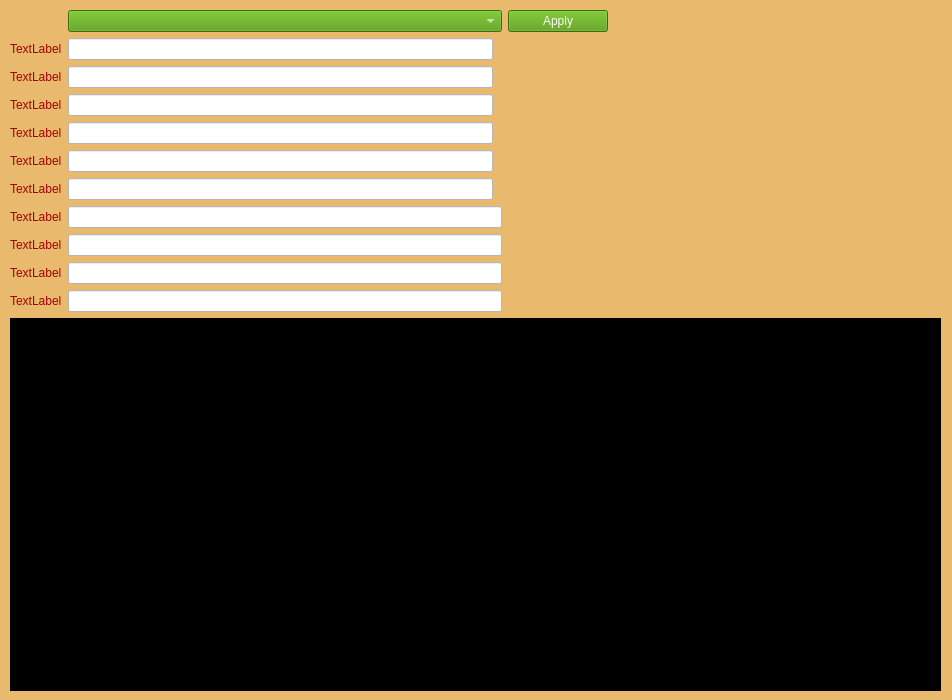
<?xml version="1.0" encoding="UTF-8"?>
<ui version="4.0">
 <class>CliGui</class>
 <widget class="QWidget" name="CliGui">
  <property name="geometry">
   <rect>
    <x>0</x>
    <y>0</y>
    <width>952</width>
    <height>700</height>
   </rect>
  </property>
  <property name="windowTitle">
   <string>Komodo-cli GUI</string>
  </property>
  <property name="styleSheet">
   <string notr="true">background-color: rgb(233, 185, 110);
color: rgb(164, 0, 0);</string>
  </property>
  <widget class="QWidget" name="gridWidget" native="true">
   <property name="geometry">
    <rect>
     <x>10</x>
     <y>10</y>
     <width>931</width>
     <height>681</height>
    </rect>
   </property>
   <layout class="QGridLayout" name="gridLayout">
    <item row="17" column="0" colspan="3">
     <widget class="QTextBrowser" name="textBrowser">
      <property name="styleSheet">
       <string notr="true">color: rgb(238, 238, 236);
background-color: rgb(0, 0, 0);</string>
      </property>
     </widget>
    </item>
    <item row="9" column="0">
     <widget class="QLabel" name="label_5">
      <property name="text">
       <string>TextLabel</string>
      </property>
     </widget>
    </item>
    <item row="10" column="0">
     <widget class="QLabel" name="label_6">
      <property name="text">
       <string>TextLabel</string>
      </property>
     </widget>
    </item>
    <item row="3" column="0">
     <widget class="QLabel" name="label_1">
      <property name="text">
       <string>TextLabel</string>
      </property>
     </widget>
    </item>
    <item row="6" column="0">
     <widget class="QLabel" name="label_4">
      <property name="text">
       <string>TextLabel</string>
      </property>
     </widget>
    </item>
    <item row="5" column="0">
     <widget class="QLabel" name="label_3">
      <property name="text">
       <string>TextLabel</string>
      </property>
     </widget>
    </item>
    <item row="4" column="0">
     <widget class="QLabel" name="label_2">
      <property name="text">
       <string>TextLabel</string>
      </property>
     </widget>
    </item>
    <item row="3" column="1">
     <widget class="QLineEdit" name="lineEdit_1">
      <property name="maximumSize">
       <size>
        <width>425</width>
        <height>16777215</height>
       </size>
      </property>
      <property name="styleSheet">
       <string notr="true">background-color: rgb(255, 255, 255);
color: rgb(164, 0, 0);</string>
      </property>
     </widget>
    </item>
    <item row="4" column="1">
     <widget class="QLineEdit" name="lineEdit_2">
      <property name="maximumSize">
       <size>
        <width>425</width>
        <height>16777215</height>
       </size>
      </property>
      <property name="styleSheet">
       <string notr="true">background-color: rgb(255, 255, 255);
color: rgb(164, 0, 0);</string>
      </property>
     </widget>
    </item>
    <item row="5" column="1">
     <widget class="QLineEdit" name="lineEdit_3">
      <property name="maximumSize">
       <size>
        <width>425</width>
        <height>16777215</height>
       </size>
      </property>
      <property name="styleSheet">
       <string notr="true">background-color: rgb(255, 255, 255);
color: rgb(164, 0, 0);</string>
      </property>
     </widget>
    </item>
    <item row="6" column="1">
     <widget class="QLineEdit" name="lineEdit_4">
      <property name="maximumSize">
       <size>
        <width>425</width>
        <height>16777215</height>
       </size>
      </property>
      <property name="styleSheet">
       <string notr="true">background-color: rgb(255, 255, 255);
color: rgb(164, 0, 0);</string>
      </property>
     </widget>
    </item>
    <item row="0" column="1">
     <widget class="QComboBox" name="comboBox">
      <property name="maximumSize">
       <size>
        <width>450</width>
        <height>16777215</height>
       </size>
      </property>
      <property name="styleSheet">
       <string notr="true">color: rgb(252, 249, 249);
background-color: rgb(78, 154, 6);
alternate-background-color: rgb(186, 189, 182);</string>
      </property>
     </widget>
    </item>
    <item row="9" column="1">
     <widget class="QLineEdit" name="lineEdit_5">
      <property name="maximumSize">
       <size>
        <width>425</width>
        <height>16777215</height>
       </size>
      </property>
      <property name="styleSheet">
       <string notr="true">background-color: rgb(255, 255, 255);
color: rgb(164, 0, 0);</string>
      </property>
     </widget>
    </item>
    <item row="10" column="1">
     <widget class="QLineEdit" name="lineEdit_6">
      <property name="maximumSize">
       <size>
        <width>425</width>
        <height>16777215</height>
       </size>
      </property>
      <property name="styleSheet">
       <string notr="true">background-color: rgb(255, 255, 255);
color: rgb(164, 0, 0);</string>
      </property>
     </widget>
    </item>
    <item row="6" column="2">
     <spacer name="horizontalSpacer">
      <property name="orientation">
       <enum>Qt::Horizontal</enum>
      </property>
      <property name="sizeHint" stdset="0">
       <size>
        <width>40</width>
        <height>20</height>
       </size>
      </property>
     </spacer>
    </item>
    <item row="0" column="2">
     <widget class="QPushButton" name="applyButton">
      <property name="maximumSize">
       <size>
        <width>100</width>
        <height>16777215</height>
       </size>
      </property>
      <property name="styleSheet">
       <string notr="true">color: rgb(252, 249, 249);
background-color: rgb(78, 154, 6);
alternate-background-color: rgb(186, 189, 182);</string>
      </property>
      <property name="text">
       <string>Apply</string>
      </property>
     </widget>
    </item>
    <item row="14" column="0">
     <widget class="QLabel" name="label_9">
      <property name="text">
       <string>TextLabel</string>
      </property>
     </widget>
    </item>
    <item row="12" column="0">
     <widget class="QLabel" name="label_7">
      <property name="text">
       <string>TextLabel</string>
      </property>
     </widget>
    </item>
    <item row="15" column="0">
     <widget class="QLabel" name="label_10">
      <property name="text">
       <string>TextLabel</string>
      </property>
     </widget>
    </item>
    <item row="13" column="0">
     <widget class="QLabel" name="label_8">
      <property name="text">
       <string>TextLabel</string>
      </property>
     </widget>
    </item>
    <item row="12" column="1">
     <widget class="QLineEdit" name="lineEdit_7">
      <property name="styleSheet">
       <string notr="true">background-color: rgb(255, 255, 255);
color: rgb(164, 0, 0);</string>
      </property>
     </widget>
    </item>
    <item row="13" column="1">
     <widget class="QLineEdit" name="lineEdit_8">
      <property name="styleSheet">
       <string notr="true">background-color: rgb(255, 255, 255);
color: rgb(164, 0, 0);</string>
      </property>
     </widget>
    </item>
    <item row="14" column="1">
     <widget class="QLineEdit" name="lineEdit_9">
      <property name="styleSheet">
       <string notr="true">background-color: rgb(255, 255, 255);
color: rgb(164, 0, 0);</string>
      </property>
     </widget>
    </item>
    <item row="15" column="1">
     <widget class="QLineEdit" name="lineEdit_10">
      <property name="styleSheet">
       <string notr="true">background-color: rgb(255, 255, 255);
color: rgb(164, 0, 0);</string>
      </property>
     </widget>
    </item>
   </layout>
  </widget>
 </widget>
 <resources/>
 <connections/>
</ui>
